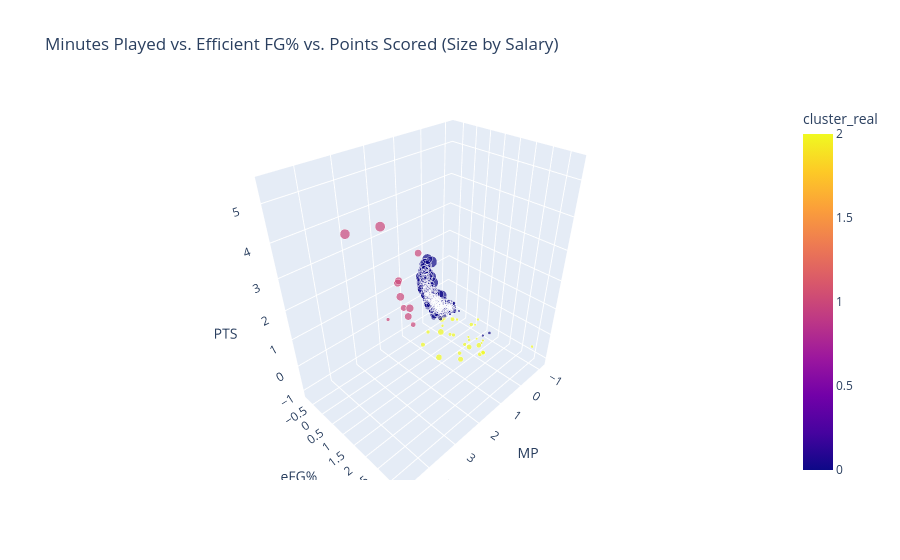

Notebook cell for this chart:
### Code cell
cluster_per_selected = performance[['PTS','eFG%','MP']]
kmeans_obj_performance_selected = KMeans(n_clusters=3, random_state=1).fit(cluster_per_selected)
performance['cluster_real'] = kmeans_obj_performance_selected.labels_

fig = px.scatter_3d(
    performance,
    x="MP", y="eFG%", z="PTS",
    color='cluster_real', 
    size = "Salary",
    size_max=20,
    hover_data=['Player','Salary'],
    title="Minutes Played vs. Efficient FG% vs. Points Scored (Size by Salary)")
fig.show(renderer="vscode")

### Figure 1 — Plotly figure (JSON) as saved in the notebook; plotly's stock layout.template omitted (floating-point values rounded to 4 significant figures; data arrays with more than 128 entries replaced by an {"elided": "..."} marker saying what was removed)
{"data": [{"customdata": {"elided": "341x2 mixed values"}, "hovertemplate": "MP=%{x}<br>eFG%=%{y}<br>PTS=%{z}<br>Salary=%{customdata[1]}<br>Player=%{customdata[0]}<br>cluster_real=%{marker.color}<extra></extra>", "legendgroup": "", "marker": {"color": {"elided": "341 int values"}, "coloraxis": "coloraxis", "size": {"elided": "341 float values"}, "sizemode": "area", "sizeref": 120200.0, "symbol": "circle"}, "mode": "markers", "name": "", "scene": "scene", "showlegend": false, "type": "scatter3d", "x": {"elided": "341 float values"}, "y": {"elided": "341 float values"}, "z": {"elided": "341 float values"}}], "layout": {"coloraxis": {"colorbar": {"title": {"text": "cluster_real"}}, "colorscale": [[0, "#0d0887"], [0.1111, "#46039f"], [0.2222, "#7201a8"], [0.3333, "#9c179e"], [0.4444, "#bd3786"], [0.5556, "#d8576b"], [0.6667, "#ed7953"], [0.7778, "#fb9f3a"], [0.8889, "#fdca26"], [1, "#f0f921"]]}, "legend": {"itemsizing": "constant", "tracegroupgap": 0}, "scene": {"domain": {"x": [0, 1], "y": [0, 1]}, "xaxis": {"title": {"text": "MP"}}, "yaxis": {"title": {"text": "eFG%"}}, "zaxis": {"title": {"text": "PTS"}}}, "title": {"text": "Minutes Played vs. Efficient FG% vs. Points Scored (Size by Salary)"}}}
